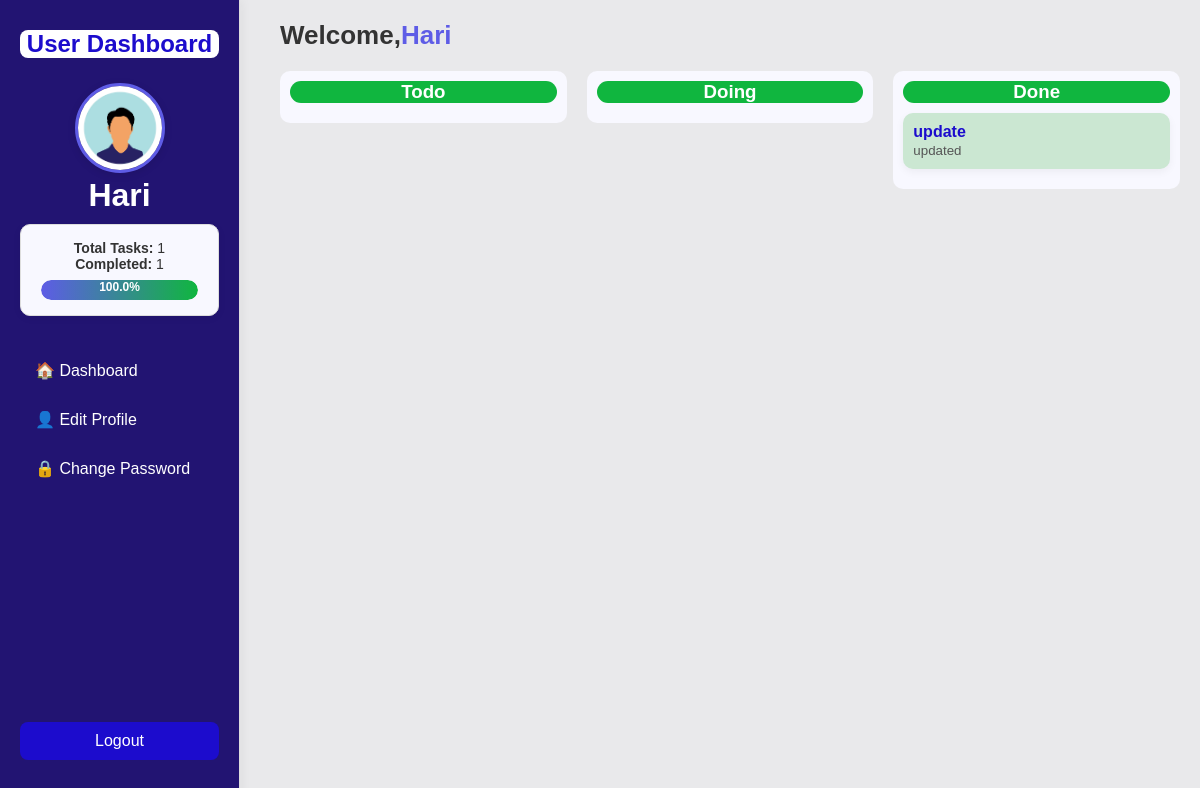
Page /user/tasks (signed in) on the committed database.
### tables this page shows
CREATE TABLE users (
            id INTEGER PRIMARY KEY AUTOINCREMENT,
            username TEXT,
            email TEXT,
            mobile TEXT UNIQUE,
            password TEXT,
            date_of_birth TEXT,
            profile_pic TEXT,
            role TEXT DEFAULT 'user'
        );

CREATE TABLE board_titles (
            status TEXT PRIMARY KEY,
            title TEXT
        );

CREATE TABLE tasks (
            id INTEGER PRIMARY KEY AUTOINCREMENT,
            user_id INTEGER,
            title TEXT,
            description TEXT,
            status TEXT DEFAULT 'todo', -- 'todo', 'doing', 'done'
            created_at TIMESTAMP DEFAULT CURRENT_TIMESTAMP,
            updated_at TIMESTAMP DEFAULT CURRENT_TIMESTAMP, assigned_time TEXT, completed_time TEXT, -- New Column
            FOREIGN KEY(user_id) REFERENCES users(id)
        );

### app.py (the view)
@app.route("/user/tasks")
@login_required
def user_tasks():
    db = get_db()
    user = db.execute("SELECT * FROM users WHERE id=?", (session["user_id"],)).fetchone()
    tasks = get_user_tasks(user['id'])
    titles = get_board_titles()  # exact same order from DB
    return render_template("user_taskboard.html", tasks=tasks, user=user, titles=titles)

### app.py (called while the page is built)
def get_db():
    if "db" not in g:
        g.db = sqlite3.connect(DB_PATH, detect_types=sqlite3.PARSE_DECLTYPES|sqlite3.PARSE_COLNAMES)
        g.db.row_factory = sqlite3.Row
    return g.db

def login_required(f):
    @wraps(f)
    def decorated(*args, **kwargs):
        if "user_id" not in session:
            return redirect(url_for("login"))
        return f(*args, **kwargs)
    return decorated

def get_user_tasks(user_id):
    db = get_db()
    return db.execute("SELECT * FROM tasks WHERE user_id=? ORDER BY created_at DESC", (user_id,)).fetchall()

def get_board_titles():
    db = get_db()
    rows = db.execute("SELECT status, title FROM board_titles").fetchall()
    return {row['status']: row['title'] for row in rows}

### templates/user_taskboard.html (shortened to what this page needs)
<!DOCTYPE html>
<html lang="en">
<head>
<link rel="stylesheet" href="https://cdnjs.cloudflare.com/ajax/libs/font-awesome/6.0.0/css/all.min.css">
</head>
<body>
<div class="sidebar">
  <h2> User Dashboard</h2>
  <div class="profile-sidebar">
    {% if user.profile_pic %}
      <img src="/static/uploads/{{ user.profile_pic }}" alt="Profile Picture" class="sidebar-pic">
    {% else %}
      <img src="https://via.placeholder.com/100" alt="Default Profile" class="sidebar-pic">
    {% endif %}
    <h1>{{ user.username }} </h1>
  <div class="task-summary">
    {% set total = tasks|length %}
    {% set done = tasks|selectattr('status','equalto','done')|list|length %}
    {% if total > 0 %}
      {% set percent = (done / total * 100) | round(1) %}
    {% else %}
      {% set percent = 0 %}
    {% endif %}
    <p><strong>Total Tasks:</strong> {{ total }}</p>
    <p><strong>Completed:</strong> {{ done }}</p>
    <div class="progress-bar">
      <div class="progress-fill" style="width: {{ percent }}%;">{{ percent }}%</div>
    </div>
  </div>
  </div>
  <a href="{{ url_for('dashboard') }}">🏠 Dashboard</a>
  <a href="{{ url_for('edit_profile') }}">👤 Edit Profile</a>
  <a href="{{ url_for('change_password') }}">🔒 Change Password</a>
  <a href="{{ url_for('login') }}" class="logout">Logout</a>
</div>
<main class="main">
  <header class="top-bar">
    <h1>Welcome,<span>{{ user.username }} </span> </h1>
  </header>
  <div class="task-board">
    {% for status, title in titles.items() %}
      <div class="column" id="{{ status }}"
           ondragover="allowDrop(event)"
           ondrop="dropTask(event, '{{ status }}')">
        <h3>{{ title }}</h3>
        {% for task in tasks if task.status == status %}
          <div class="task-card"
               draggable="true"
               ondragstart="drag(event)"
               data-id="{{ task.id }}">
            <strong>{{ task.title }}</strong><br>
            <small>{{ task.description|safe }}</small>
          </div>
        {% endfor %}
      </div>
    {% endfor %}
  </div>
</main>
</body>
</html>

### templates/user_taskboard.html (style rules this page uses)
* { margin: 0; padding: 0; box-sizing: border-box; font-family: "Poppins", sans-serif; }
body { background: #e9e9eb; color: #333; display: flex; flex-direction: column; min-height: 100vh; }
.sidebar { position: fixed; top: 0; left: 0; bottom: 0; width: 240px; background: rgb(34, 20, 114); border-right: 1px solid #ddd; padding: 30px 20px; display: flex; flex-direction: column; box-shadow: 2px 0 10px rgba(35, 34, 34, 0.05); }
.sidebar h2 { color: #1c0ccd;background-color: white ;margin-bottom: 25px; text-align: center;border-radius: 8px; }
.sidebar a { display: block; color: white; text-decoration: none; padding: 10px 15px; margin-bottom: 10px; border-radius: 8px; transition: 0.3s; }
.sidebar .logout { margin-top: auto; background: #1c0ccd; color: #fff; text-align: center; }
.profile-sidebar { width: 100%; text-align: center; margin-bottom: 15px; }
.sidebar-pic { width: 90px; height: 90px; border-radius: 50%; object-fit: cover; border: 3px solid #5e5ce6; box-shadow: 0 2px 8px rgba(0,0,0,0.1); transition: transform 0.3s ease; }
.sidebar h1 { color:white }
.main { margin-left: 260px; padding: 20px; flex: 1; }
header { display: flex; justify-content: space-between; align-items: center; margin-bottom: 20px; }
.top-bar h1 { font-size:26px; color:#333; }
.top-bar span { color:#5e5ce6; font-weight:600; }
.task-board { display:flex; flex-wrap: wrap; justify-content: flex-start; align-items:stretch; gap: 20px; }
.column { flex: 1 1 calc(25% - 20px); min-width: 260px; max-width: 300px; background: #f8f8ff; border-radius: 10px; padding: 10px; display: flex; flex-direction: column; justify-content: flex-start; height: 100%; }
.column h3 { text-align: center; margin-bottom: 10px; background-color: #10b63f; color: white; text-transform: capitalize; border-radius: 20px; }
.task-card { background: #cbe7d2; border-radius: 10px; padding: 10px; margin-bottom: 10px; cursor: grab; box-shadow: 0 3px 8px rgba(0,0,0,0.05); transition: transform 0.2s; }
.task-card strong { color: #1c0ccd; }
.task-card small { color: #555; }
.task-summary { background: #f8f8ff; border: 1px solid #ddd; border-radius: 10px; padding: 15px 20px; margin-bottom: 20px; box-shadow: 0 2px 8px rgba(0,0,0,0.05); margin-top: 10px; }
.task-summary p { color: #333; font-size: 14px; text-align: lef; }
.progress-bar { width: 100%; background: #eee; border-radius: 10px; height: 20px; overflow: hidden; margin-top: 8px; }
.progress-fill { height: 100%; background: linear-gradient(90deg, #5e5ce6, #10b63f); color: white; text-align: center; font-size: 12px; font-weight: bold; border-radius: 10px; transition: width 0.6s ease; }
@media (max-width: 1200px) { .column { flex: 1 1 calc(33.33% - 20px); } }

### rows in the picture
users: profile_pic (picture), username "Hari"
board_titles: title "Todo"
board_titles: title "Doing"
board_titles: title "Done"
tasks: title "update", description "updated"

### other values in the picture
{{ total }} "1"
{{ done }} "1"
{{ percent }} "100.0"
